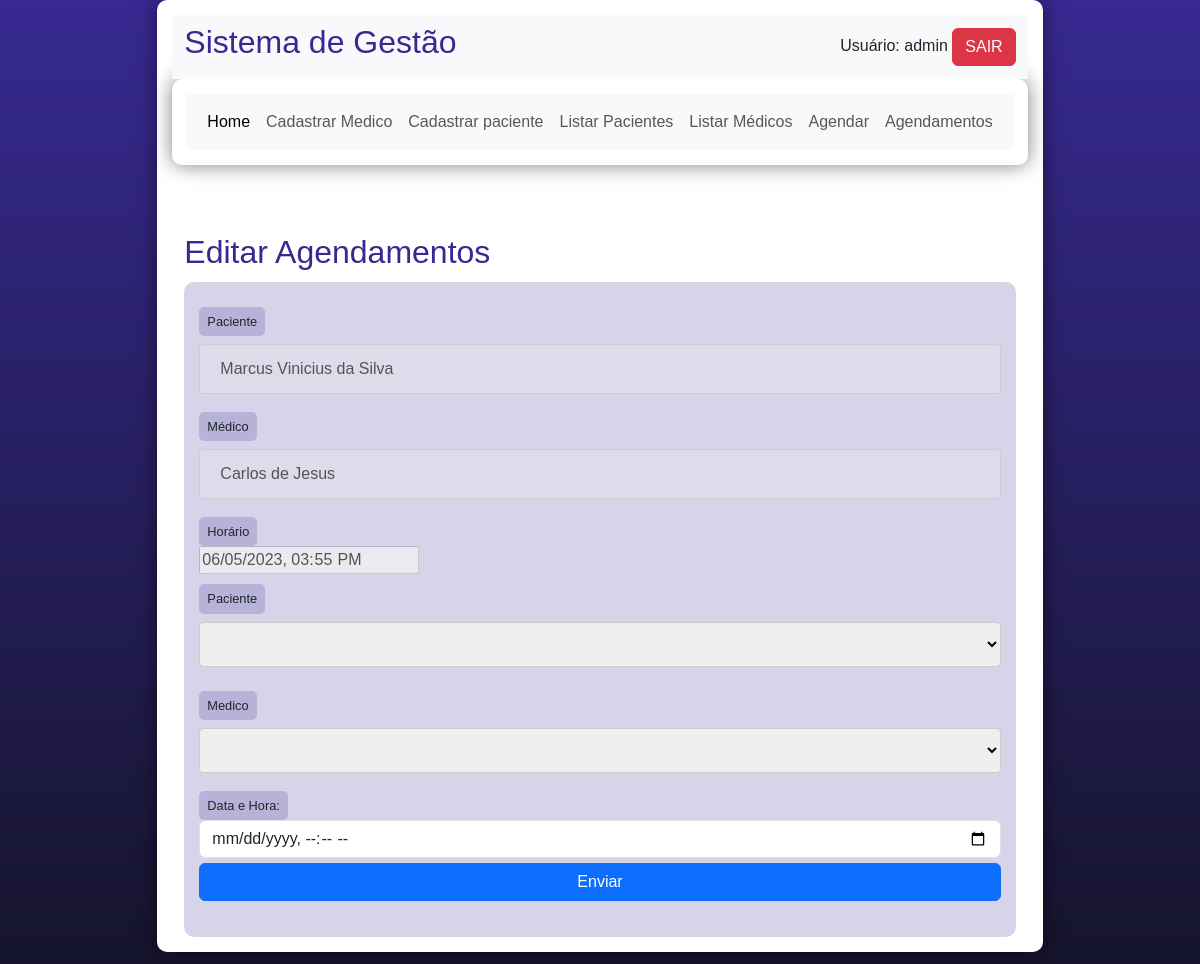
/dashboard.php?page=editar-agd&id=6 (signed in), run on an earlier commit of the app's database.
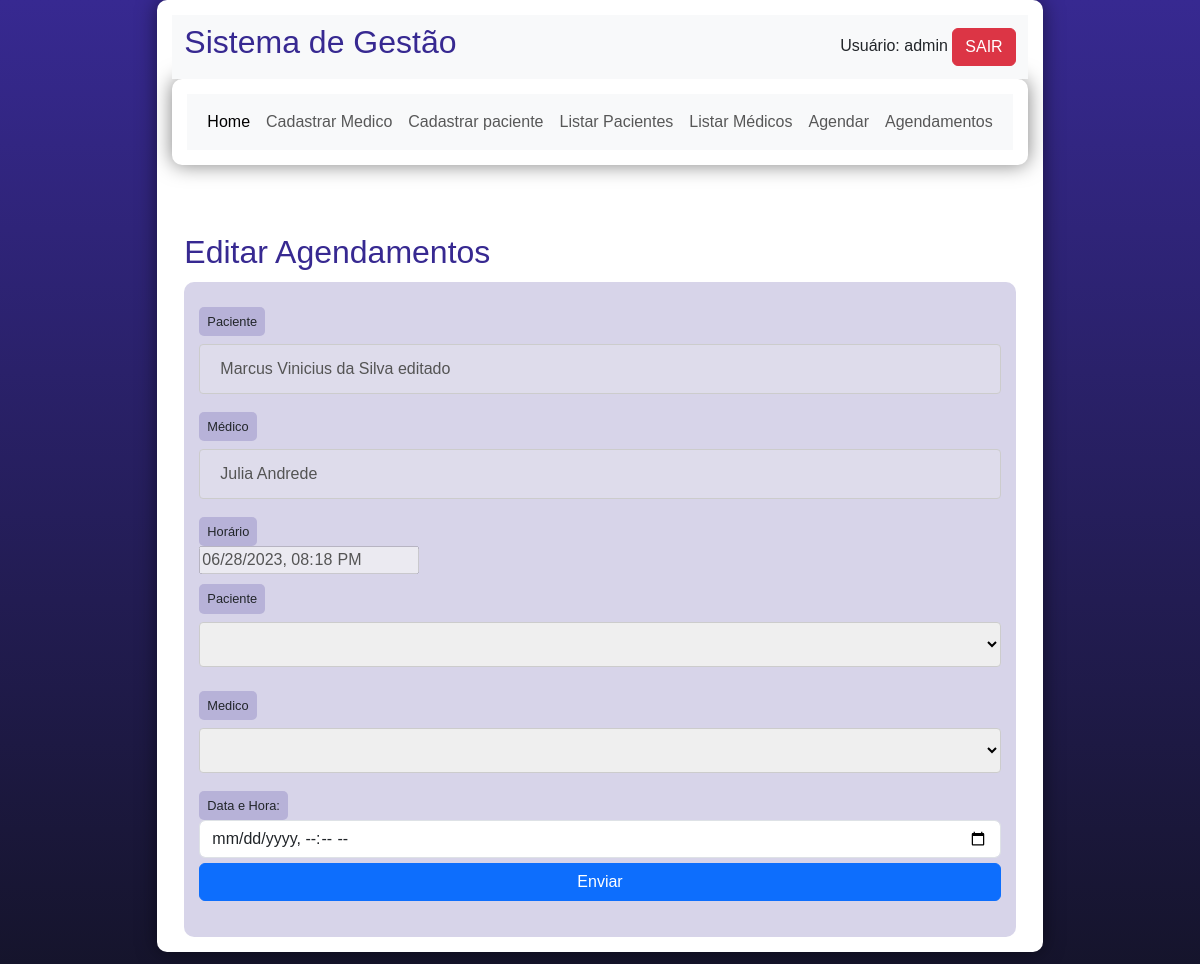
And on a later commit of the database.
### tables this page shows
CREATE TABLE `agendamentos` (
  `id` bigint(20) UNSIGNED NOT NULL,
  `idmedico` int(11) DEFAULT NULL,
  `idpaciente` int(11) DEFAULT NULL,
  `datahora` datetime NOT NULL
);

CREATE TABLE `pacientes` (
  `id` int(11) NOT NULL,
  `cpf` int(11) NOT NULL,
  `nomepaciente` varchar(200) NOT NULL,
  `cep` int(11) NOT NULL,
  `uf` varchar(4) NOT NULL,
  `cidade` varchar(100) NOT NULL,
  `bairro` varchar(100) NOT NULL,
  `rua` varchar(45) NOT NULL,
  `datanascimento` date NOT NULL,
  `numero` int(11) NOT NULL
);

CREATE TABLE `medicos` (
  `id` int(11) NOT NULL,
  `crm` int(6) NOT NULL,
  `ufcrm` varchar(2) NOT NULL,
  `nomemedico` varchar(45) NOT NULL,
  `especialidade` varchar(45) NOT NULL
);

### editar-agendamentos.php (the view, shortened to what this page needs)
<h2>Editar Agendamentos</h2>
<?php
    $sql = "SELECT ag.id as id, pa.nomepaciente, me.nomemedico, ag.datahora
            FROM agendamentos ag
            join pacientes pa join medicos me
            on ag.idpaciente = pa.id and ag.idmedico = me.id
            where ag.id =".$_REQUEST["id"];
    $res = $conn->query($sql);
    $row = $res->fetch_object();
?>
<form action="?page=agendamentos-salvo" method="post">
    <label>Paciente</label>
    <input type="text" name="paciente-inicial" value="<?php print $row->nomepaciente; ?>" disabled>
    <label>Médico</label>
    <input type="text" name="medico-inicial" value="<?php print $row->nomemedico; ?>" disabled>
    <label>Horário</label>
    <input type="datetime-local" name="datahora-inicial" value="<?php print $row->datahora; ?>" disabled>
    <div class="mb-3">
        <label>Paciente</label>
        <select class="inputOSel" name="paciente" id="paciente" >
            <option selected></option>
            <?php
                mysqli_set_charset($conn,'utf8') or die(mysqli_error($conn));
                $sql = mysqli_query($conn,"SELECT id,cpf,nomepaciente FROM pacientes");
                while($row = mysqli_fetch_assoc($sql)) {
                    echo "<option value=".$row['id'].">".$row['nomepaciente']."</option>";
                }
            ?>
        </select>
    </div>
    <div class="col-md-12">
        <label>Medico</label>
        <select class="inputOSel" name="medico" id="medico">
            <option selected></option>
            <?php
                mysqli_set_charset($conn,'utf8') or die(mysqli_error($conn));
                $sql = mysqli_query($conn,"SELECT id,crm,nomemedico,especialidade FROM medicos");
                while($row = mysqli_fetch_assoc($sql)) {
                    echo "<option value=".$row['id'].">".$row['nomemedico']."</option>";
                }
            ?>
        </select>
    </div>
    <div class="form-group">
        <label for="datahora">Data e Hora:</label>
        <input type="datetime-local" class="form-control" id="datahora" name="datahora" required value="">
    </div>
    <div class="mb-3">
        <button type="submit" class="btn btn-primary">Enviar</button>
    </div>
</form>

What changed in the data, as far as the page shows it:
changed agendamentos: paciente-inicial "Marcus Vinicius da Silva" → "Marcus Vinicius da Silva editado"; medico-inicial "Carlos de Jesus" → "Julia Andrede"; datahora-inicial "06/05/2023 15:55" → "06/28/2023 20:18"
